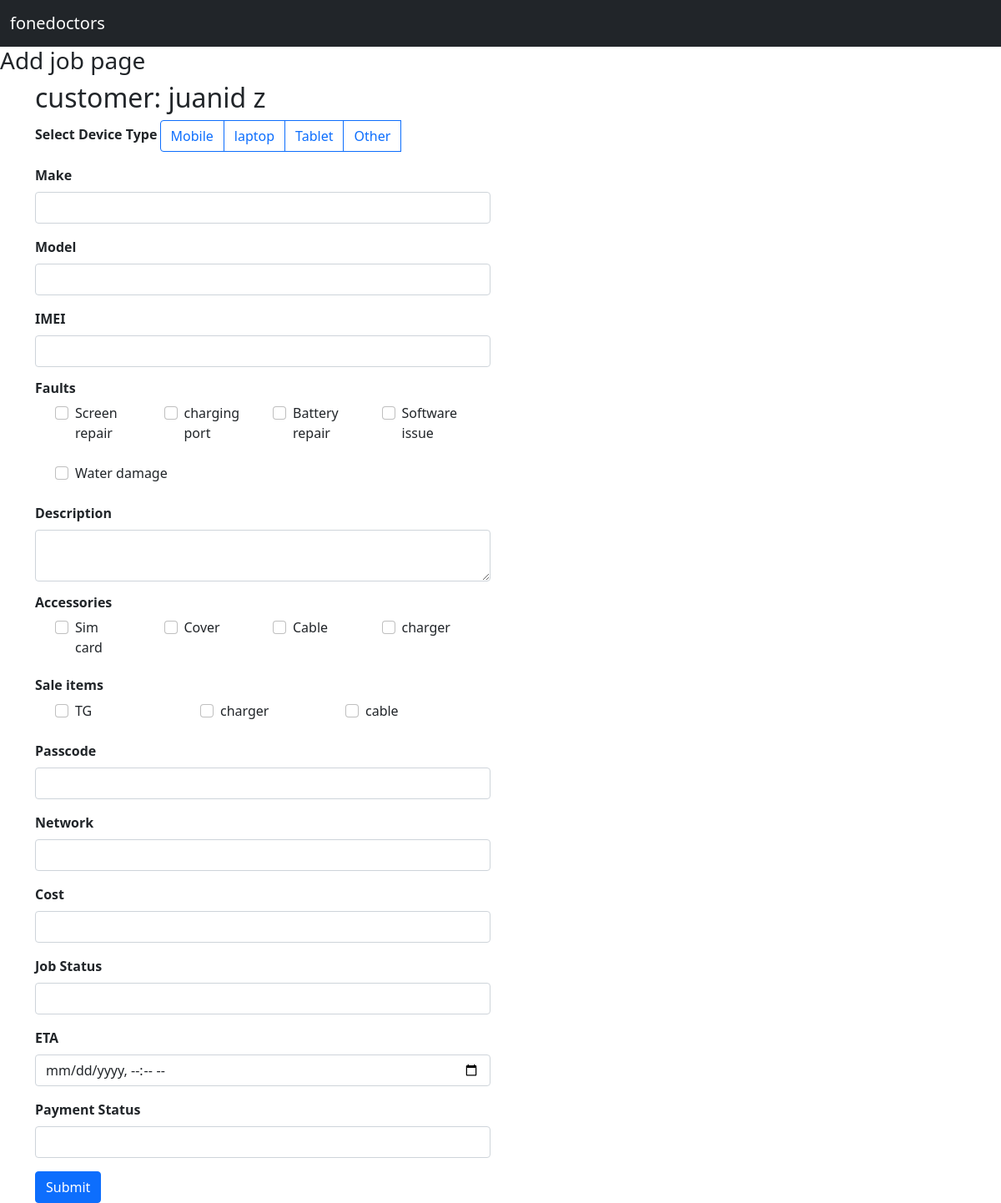
/add_direct_job/1, run on the app's committed database.
### customer/models.py (models this page shows, shortened)
class Customer(models.Model):
    id = models.AutoField(primary_key=True)
    first_name = models.CharField(max_length=250)
    last_name = models.CharField(max_length=250)
    phone  = models.IntegerField()
    landline  = models.IntegerField()
    email = models.EmailField(max_length=250)
    address = models.CharField(max_length=250)
    postcode = models.CharField(max_length=250)
    created_date = models.DateTimeField(null=True, blank= True)#
    created_by = models.ForeignKey(User,on_delete=models.CASCADE, null=True, blank=True)
    def full_name(self):
        return f"{self.first_name} {self.last_name}"

### Jobs/models.py (models this page shows, shortened)
class Devices(models.Model):
    customer =models.ForeignKey(Customer,on_delete=models.CASCADE)
    devices = models.CharField(max_length=250)
    def get_id(self):
        return self.id # with this function we can call specific ID for devices column

class Fault(models.Model):
    fault =  models.CharField(max_length=250)

class Accessories(models.Model):
    accessories =  models.CharField(max_length=250)

class Sale_item(models.Model):
    sale_item =  models.CharField(max_length=250)

### Jobs/views.py (the view, shortened to what this page needs)
# urls.py: path('add_direct_job/<str:id>', views.add_direct_job, name='add_direct_job'),
def add_direct_job(request,id):
    if request.method == "GET":
        customers = Customer.objects.get(id=id)
        device = Devices.objects.all()
        make = Make.objects.all()
        model = Model.objects.all()
        fault = Fault.objects.all()
        accessories = Accessories.objects.all()
        sale_item = Sale_item.objects.all()
        network = Network.objects.all()
        job_status = Job_status.objects.all()
        context = {'customers':customers,
                    'device_context':device,
                    'make_context':make,
                    'model_context':model,
                    'fault_context':fault ,
                    'accessories_context':accessories,
                    'sale_item_context':sale_item ,
                    'network_context':network,
                    'job_status_context': job_status
                    }
        return render(request,'add_direct_job.html',context)

### templates/add_direct_job.html (shortened to what this page needs)
{% extends 'base.html' %}
{% block content %}
<h3>Add job page</h3>
<form method="POST" action= "{% url 'add_direct_job' customers.id %}">
<div class="container">
  <div class="row">
    <div class="col">
      <h2>customer: {{customers.full_name}}</h2>
        <div class="mb-3">
          <label for="exampleInputEmail1" class="form-label" ><strong>Select Device Type </strong></label>
          <div class="btn-group" role="group" aria-label="Basic radio toggle button group">
            {% for device in device_context %}
            <label class="btn btn-outline-primary" for = "{{device.get_id}}" >{{device.devices}}</label>
            {% endfor %}
          </div>
        </div>
        <div class="mb-3" id="mobile_div" >
          <label for="exampleInputEmail1" class="form-label"><strong>Make </strong> {{make.make_device.all }}</label>
          <input list="make_list" name = "make" class="form-control" id="make_mobile" aria-describedby="emailHelp">
      </div>
        <div class="mb-3">
          <label for="exampleInputEmail1" class="form-label"><strong> Model </strong></label>
          <input list="model_list" name = "model" class="form-control" id="model" aria-describedby="emailHelp">
        </div>
        <div class="mb-3">
          <label for="exampleInputEmail1" class="form-label"> <strong> IMEI </strong></label>
          <input type="text" name = "imei" class="form-control" id="exampleInputEmail1" aria-describedby="emailHelp">
        </div>
        <h6> <strong> Faults </strong></h6>
        <div class="container ">
          <div class="row">
            {% for fault in fault_context %}
            <div class="col">
        <div class="form-check mb-4 col-md-6">
          <input class="form-check-input" name= "faults" type="checkbox" value="{{ fault.fault }}" id="faults_{{ fault.fault }}">
          <label class="form-check-label" for="faults_{{ fault.fault }}">
            {{ fault.fault }}
          </label>
        </div>
      </div>
      {% endfor %}
          </div>
        </div>
        <div class="mb-3">
          <label for="exampleInputEmail1" class="form-label"> <strong> Description </strong></label>
          <textarea name = "description" class="form-control" id="descrition_id" ></textarea>
        </div>
        <h6><strong> Accessories </strong></h6>
        <div class="container ">
          <div class="row">
            {% for accessories in accessories_context %}
            <div class="col">
        <div class="form-check mb-4 col-md-6">
          <input class="form-check-input" name="accessories" type="checkbox" value="{{ accessories.accessories }}" id="accessories_{{ accessories.accessories }}">
          <label class="form-check-label" for="accessories_{{ accessories.accessories }}">
            {{ accessories.accessories }}
          </label>
        </div>
      </div>
      {% endfor %}
          </div>
        </div>
         <h6><strong> Sale items </strong></h6>
         <div class="container ">
           <div class="row">
             {% for sale_item in sale_item_context %}
             <div class="col">
         <div class="form-check mb-4 col-md-6">
           <input class="form-check-input" name="sale_item" type="checkbox" value="{{ sale_item.sale_item }}" id="sale_item_{{ sale_item.sale_item }}">
           <label class="form-check-label" for="sale_item_{{ sale_item.sale_item }}">
            {{ sale_item.sale_item }}
           </label>
         </div>
       </div>
       {% endfor %}
           </div>
         </div>
        <div class="mb-3">
          <label for="exampleInputEmail1" class="form-label"> <strong> Passcode </strong></label>
          <input type="text" name = "passcode" class="form-control" id="passcode" >
        </div>
        <div class="mb-3"  >
          <label for="network_list" class="form-label"> <strong> Network </strong></label>
          <input list="network_list" name = "network" class="form-control" id="network_list_id" >
      </div>
      <div class="mb-3">
        <label for="exampleInputEmail1" class="form-label"> <strong> Cost </strong></label>
        <input type="number" name = "cost" class="form-control" id="cost" >
      </div>
      <div class="mb-3"  >
        <label for="job_status_list" class="form-label"> <strong> Job Status </strong></label>
        <input list="job_status_list" name = "job_status" class="form-control" id="job_status_id" >
    </div>
    <div class="mb-3">
      <label for="exampleInputEmail1" class="form-label"> <strong>ETA </strong></label>
      <input type="datetime-local" name = "eta" class="form-control" id="eta_id" >
    </div>
  <div class="mb-3"  >
    <label for="payment_status_list" class="form-label"> <strong> Payment Status </strong> </label>
    <input list="payment_status_list" name = "payment_status" class="form-control" id="payment_status_id" >
</div>
        <button type="submit" class="btn btn-primary">Submit</button>
      </form>
    <div class="col">
    </div>
{% endblock %}

### data on the page
Customer: full_name "juanid z"
Devices: devices "Mobile"
Devices: devices "laptop"
Devices: devices "Tablet"
Devices: devices "Other"
Fault: fault "Screen repair"
Fault: fault "charging port"
Fault: fault "Battery repair"
Fault: fault "Software issue"
Fault: fault "Water damage"
Accessories: accessories "Sim card"
Accessories: accessories "Cover"
Accessories: accessories "Cable"
Accessories: accessories "charger"
Sale_item: sale_item "TG"
Sale_item: sale_item "charger"
Sale_item: sale_item "cable"
